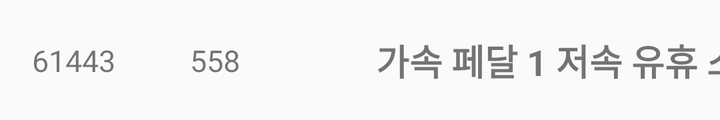
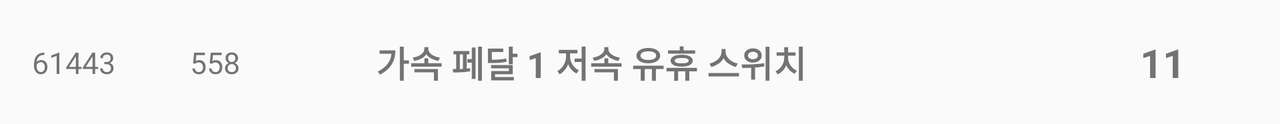

The same Android screen from two of the app's own layout files: first res/layout/ as a phone draws it, then the repository's variant for another configuration, drawn on a device whose configuration selects that folder. Both files follow.
<!-- AndroidManifest.xml: application theme Theme.AppCompat.Light.NoActionBar -->
<!-- res/layout/listview_item.xml -->
<?xml version="1.0" encoding="utf-8"?>
<androidx.constraintlayout.widget.ConstraintLayout xmlns:android="http://schemas.android.com/apk/res/android"
    xmlns:app="http://schemas.android.com/apk/res-auto"
    xmlns:tools="http://schemas.android.com/tools"
    android:id="@+id/linearLayout"
    android:layout_width="600dp"
    android:layout_height="60dp"
    android:orientation="horizontal">

    <TextView
        android:id="@+id/item_pgn"
        android:layout_width="wrap_content"
        android:layout_height="wrap_content"
        android:layout_marginStart="16dp"
        android:text="61443"
        android:textAlignment="center"
        android:textSize="15dp"
        app:layout_constraintBottom_toBottomOf="parent"
        app:layout_constraintStart_toStartOf="parent"
        app:layout_constraintTop_toTopOf="parent"
        tools:layout_conversion_absoluteHeight="60dp"
        tools:layout_conversion_absoluteWidth="100dp" />

    <TextView
        android:id="@+id/item_spn"
        android:layout_width="wrap_content"
        android:layout_height="wrap_content"
        android:layout_marginStart="95dp"
        android:text="558"
        android:textAlignment="center"
        android:textSize="15dp"
        app:layout_constraintBottom_toBottomOf="parent"
        app:layout_constraintStart_toStartOf="parent"
        app:layout_constraintTop_toTopOf="parent"
        tools:layout_conversion_absoluteHeight="60dp"
        tools:layout_conversion_absoluteWidth="70dp" />

    <TextView
        android:id="@+id/item_des"
        android:layout_width="wrap_content"
        android:layout_height="wrap_content"
        android:layout_marginStart="188dp"
        android:text="가속 페달 1 저속 유휴 스위치"
        android:textAlignment="center"
        android:textSize="18dp"
        android:textStyle="bold"
        app:layout_constraintBottom_toBottomOf="parent"
        app:layout_constraintStart_toStartOf="parent"
        app:layout_constraintTop_toTopOf="parent"
        tools:layout_conversion_absoluteHeight="60dp"
        tools:layout_conversion_absoluteWidth="320dp" />

    <TextView
        android:id="@+id/item_res"
        android:layout_width="wrap_content"
        android:layout_height="wrap_content"
        android:layout_marginEnd="24dp"
        android:text="4 states/2 bit, 0 offset"
        android:textSize="8dp"
        app:layout_constraintBottom_toBottomOf="parent"
        app:layout_constraintEnd_toEndOf="parent"
        app:layout_constraintTop_toBottomOf="@+id/item_val"
        app:layout_constraintVertical_bias="0.0"
        tools:layout_conversion_absoluteHeight="60dp"
        tools:layout_conversion_absoluteWidth="300dp" />

    <TextView
        android:id="@+id/item_val"
        android:layout_width="wrap_content"
        android:layout_height="wrap_content"
        android:layout_marginStart="520dp"
        android:text="11"
        android:textAlignment="center"
        android:textSize="20dp"
        android:textStyle="bold"
        app:layout_constraintBottom_toBottomOf="parent"
        app:layout_constraintStart_toStartOf="parent"
        app:layout_constraintTop_toTopOf="parent"
        tools:layout_conversion_absoluteHeight="60dp"
        tools:layout_conversion_absoluteWidth="200dp" />
</androidx.constraintlayout.widget.ConstraintLayout>
<!-- resources referenced by this layout -->
<resources>

</resources>
<!-- res/layout-land/listview_item.xml (the repository's variant of the layout above) -->
<!-- drawn on the phone turned sideways -->
<?xml version="1.0" encoding="utf-8"?>
<androidx.constraintlayout.widget.ConstraintLayout xmlns:android="http://schemas.android.com/apk/res/android"
    xmlns:app="http://schemas.android.com/apk/res-auto"
    xmlns:tools="http://schemas.android.com/tools"
    android:id="@+id/linearLayout"
    android:layout_width="1010dp"
    android:layout_height="62dp"
    android:orientation="horizontal">

    <TextView
        android:id="@+id/item_pgn"
        android:layout_width="wrap_content"
        android:layout_height="wrap_content"
        android:layout_marginStart="16dp"
        android:text="61443"
        android:textAlignment="center"
        android:textSize="15dp"
        app:layout_constraintBottom_toBottomOf="parent"
        app:layout_constraintStart_toStartOf="parent"
        app:layout_constraintTop_toTopOf="parent"
        tools:layout_conversion_absoluteHeight="60dp"
        tools:layout_conversion_absoluteWidth="100dp" />

    <TextView
        android:id="@+id/item_spn"
        android:layout_width="wrap_content"
        android:layout_height="wrap_content"
        android:layout_marginStart="95dp"
        android:text="558"
        android:textAlignment="center"
        android:textSize="15dp"
        app:layout_constraintBottom_toBottomOf="parent"
        app:layout_constraintStart_toStartOf="parent"
        app:layout_constraintTop_toTopOf="parent"
        tools:layout_conversion_absoluteHeight="60dp"
        tools:layout_conversion_absoluteWidth="70dp" />

    <TextView
        android:id="@+id/item_des"
        android:layout_width="wrap_content"
        android:layout_height="wrap_content"
        android:layout_marginStart="188dp"
        android:text="가속 페달 1 저속 유휴 스위치"
        android:textAlignment="center"
        android:textSize="18dp"
        android:textStyle="bold"
        app:layout_constraintBottom_toBottomOf="parent"
        app:layout_constraintStart_toStartOf="parent"
        app:layout_constraintTop_toTopOf="parent"
        tools:layout_conversion_absoluteHeight="60dp"
        tools:layout_conversion_absoluteWidth="320dp" />

    <TextView
        android:id="@+id/item_res"
        android:layout_width="wrap_content"
        android:layout_height="wrap_content"
        android:layout_marginStart="800dp"
        android:text="4 states/2 bit, 0 offset"
        android:textSize="15dp"
        app:layout_constraintBottom_toBottomOf="parent"
        app:layout_constraintStart_toStartOf="parent"
        app:layout_constraintTop_toTopOf="parent"
        tools:layout_conversion_absoluteHeight="60dp"
        tools:layout_conversion_absoluteWidth="300dp" />

    <TextView
        android:id="@+id/item_val"
        android:layout_width="wrap_content"
        android:layout_height="wrap_content"
        android:layout_marginStart="570dp"
        android:text="11"
        android:textAlignment="center"
        android:textSize="20dp"
        android:textStyle="bold"
        app:layout_constraintBottom_toBottomOf="parent"
        app:layout_constraintStart_toStartOf="parent"
        app:layout_constraintTop_toTopOf="parent"
        tools:layout_conversion_absoluteHeight="60dp"
        tools:layout_conversion_absoluteWidth="200dp" />
</androidx.constraintlayout.widget.ConstraintLayout>
